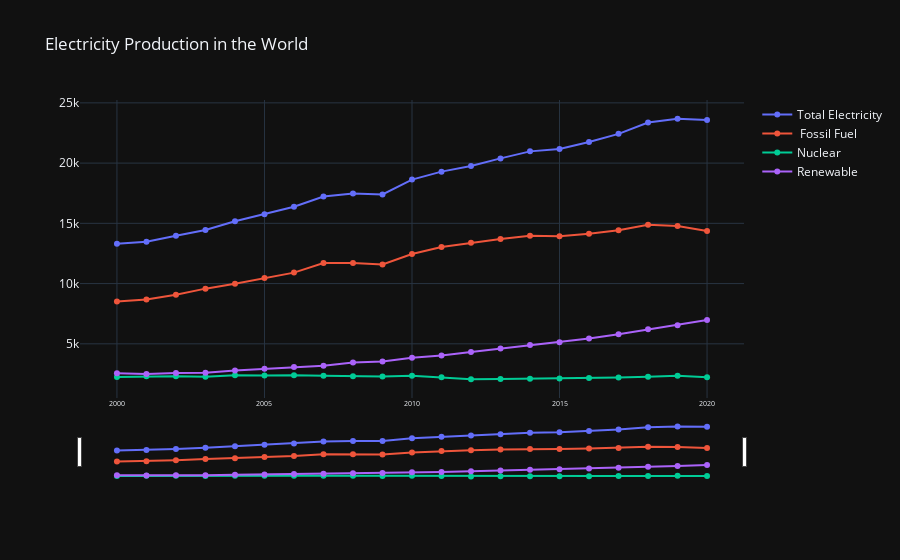

Here is the notebook cell this chart was saved with:
### Code cell
fig_electricity_global_volume = go.Figure()
fig_electricity_global_volume.add_trace(go.Scatter(x = electricity_global_sum.index, y = electricity_global_sum['Total Electricity'], name = 'Total Electricity', mode = 'lines+markers'))
fig_electricity_global_volume.add_trace(go.Scatter(x = electricity_global_sum.index, y = electricity_global_sum['Electricity from fossil fuels (TWh)'], name = ' Fossil Fuel', mode = 'lines+markers'))
fig_electricity_global_volume.add_trace(go.Scatter(x = electricity_global_sum.index, y = electricity_global_sum['Electricity from nuclear (TWh)'], name = 'Nuclear', mode = 'lines+markers'))
fig_electricity_global_volume.add_trace(go.Scatter(x = electricity_global_sum.index, y = electricity_global_sum['Electricity from renewables (TWh)'], name = 'Renewable', mode = 'lines+markers'))
fig_electricity_global_volume.update_layout( title = 'Electricity Production in the World', xaxis_tickfont_size = 7, template = 'plotly_dark')
fig_electricity_global_volume.update_xaxes(rangeslider_visible = True)
fig_electricity_global_volume.show()

### Figure 1 — Plotly figure (JSON) as saved in the notebook; plotly's stock layout.template omitted (floating-point values rounded to 4 significant figures)
{"data": [{"mode": "lines+markers", "name": "Total Electricity", "type": "scatter", "x": [2000, 2001, 2002, 2003, 2004, 2005, 2006, 2007, 2008, 2009, 2010, 2011, 2012, 2013, 2014, 2015, 2016, 2017, 2018, 2019, 2020], "y": [13310.0, 13480.0, 13960.0, 14450.0, 15170.0, 15760.0, 16370.0, 17230.0, 17470.0, 17390.0, 18630.0, 19290.0, 19764, 20390.0, 20970.0, 21180.0, 21750.0, 22430.0, 23360.0, 23690.0, 23570.0]}, {"mode": "lines+markers", "name": " Fossil Fuel", "type": "scatter", "x": [2000, 2001, 2002, 2003, 2004, 2005, 2006, 2007, 2008, 2009, 2010, 2011, 2012, 2013, 2014, 2015, 2016, 2017, 2018, 2019, 2020], "y": [8508.0, 8686.0, 9079.0, 9581.0, 9992.0, 10460.0, 10910.0, 11710.0, 11700.0, 11580.0, 12450.0, 13040.0, 13380.0, 13700.0, 13960.0, 13930.0, 14140.0, 14430.0, 14890.0, 14790.0, 14370.0]}, {"mode": "lines+markers", "name": "Nuclear", "type": "scatter", "x": [2000, 2001, 2002, 2003, 2004, 2005, 2006, 2007, 2008, 2009, 2010, 2011, 2012, 2013, 2014, 2015, 2016, 2017, 2018, 2019, 2020], "y": [2243.0, 2306.0, 2315.0, 2274.0, 2382.0, 2372.0, 2396.0, 2342.0, 2319.0, 2284.0, 2344.0, 2223.0, 2052.0, 2079.0, 2108, 2123.0, 2164.0, 2205.0, 2276.0, 2351.0, 2229.0]}, {"mode": "lines+markers", "name": "Renewable", "type": "scatter", "x": [2000, 2001, 2002, 2003, 2004, 2005, 2006, 2007, 2008, 2009, 2010, 2011, 2012, 2013, 2014, 2015, 2016, 2017, 2018, 2019, 2020], "y": [2560.0, 2487.0, 2569.0, 2596.0, 2795.0, 2929.0, 3068.0, 3179.0, 3451.0, 3527.0, 3838.0, 4024.0, 4330.0, 4615.0, 4903.0, 5126.0, 5442.0, 5794.0, 6200.0, 6552.0, 6971.0]}], "layout": {"title": {"text": "Electricity Production in the World"}, "xaxis": {"rangeslider": {"visible": true}, "tickfont": {"size": 7}}}}
